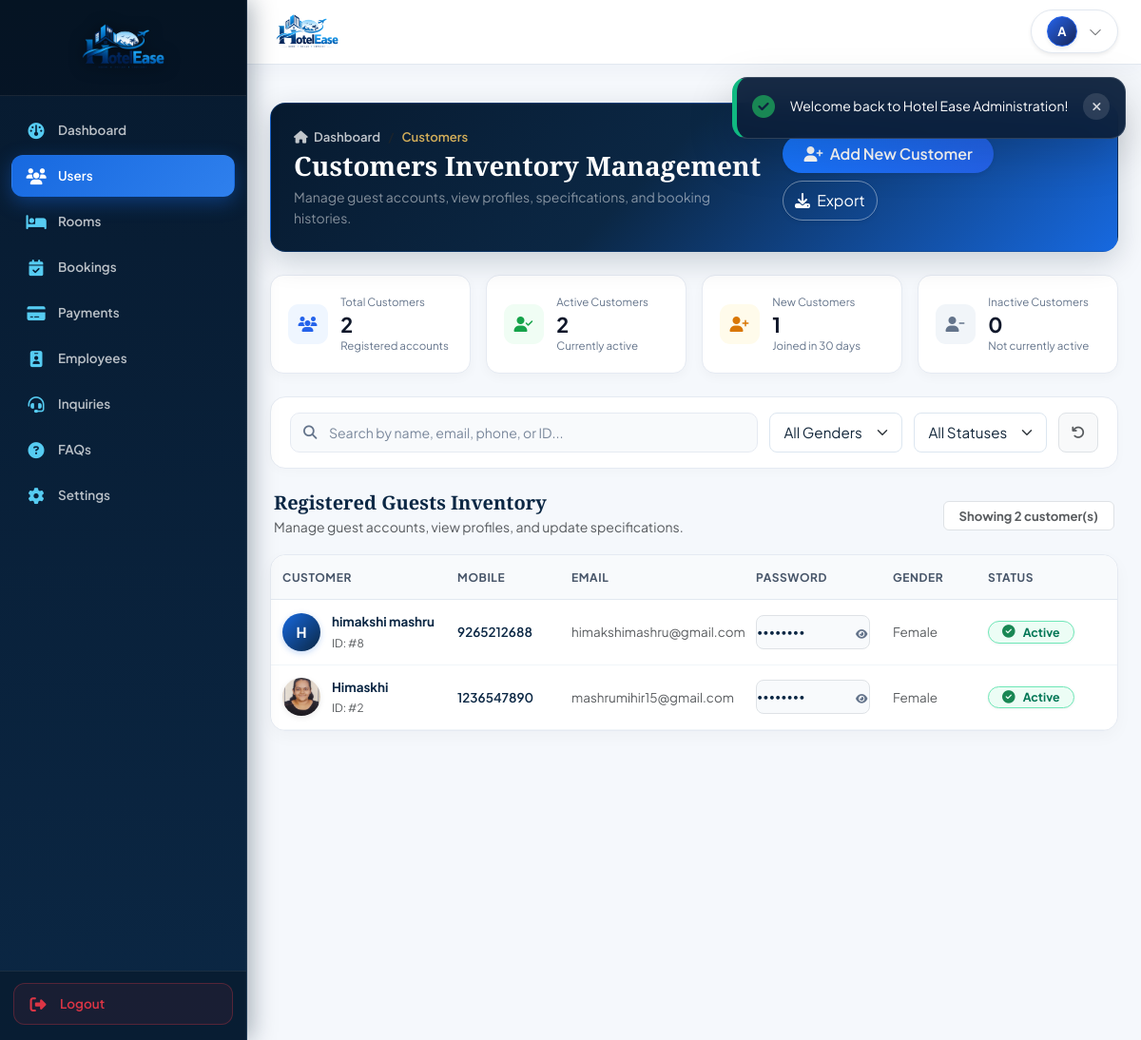
The page /admin/customers.php (signed in) on the database its author committed.
### tables this page shows
CREATE TABLE `customers` (
  `customer_id` int(11) NOT NULL,
  `name` varchar(150) NOT NULL,
  `gender` enum('Male','Female','Other') DEFAULT 'Male',
  `mobile` varchar(20) NOT NULL,
  `email` varchar(150) NOT NULL,
  `address` text DEFAULT NULL,
  `id_proof` varchar(100) DEFAULT NULL,
  `password` varchar(255) NOT NULL,
  `plain_password` varchar(150) DEFAULT NULL,
  `created_at` timestamp NOT NULL DEFAULT current_timestamp(),
  `profile_pic` varchar(255) DEFAULT NULL,
  `pref_language` varchar(10) DEFAULT 'en',
  `pref_currency` varchar(10) DEFAULT 'INR',
  `pref_timezone` varchar(50) DEFAULT 'Asia/Kolkata',
  `pref_date_format` varchar(20) DEFAULT 'DD/MM/YYYY',
  `save_booking_info` tinyint(1) DEFAULT 1,
  `show_recommended` tinyint(1) DEFAULT 1,
  `remember_room_type` tinyint(1) DEFAULT 1,
  `enable_personalized` tinyint(1) DEFAULT 1,
  `notif_email` tinyint(1) DEFAULT 1,
  `notif_reminders` tinyint(1) DEFAULT 1,
  `notif_offers` tinyint(1) DEFAULT 1,
  `notif_price_alerts` tinyint(1) DEFAULT 0,
  `theme_preference` varchar(20) DEFAULT 'light',
  `status` varchar(20) DEFAULT 'Active'
);

### admin/customers.php (the view, shortened to what the rows shown need)
<?php
$pdo = getDBConnection();
if ($pdo) {
    try {
        $pdo->exec("ALTER TABLE `customers` ADD COLUMN `profile_pic` VARCHAR(255) DEFAULT NULL");
    } catch (Exception $e) {
    }
    try {
        $pdo->exec("ALTER TABLE `customers` ADD COLUMN `status` VARCHAR(20) DEFAULT 'Active'");
    } catch (Exception $e) {
    }
}
$customers = [];
$customerBookings = [];
if ($pdo) {
    $stmt = $pdo->query("SELECT c.*, COUNT(b.booking_id) as total_stays FROM `customers` c LEFT JOIN `bookings` b ON c.customer_id = b.customer_id GROUP BY c.customer_id ORDER BY c.customer_id DESC");
    $customers = $stmt->fetchAll();
    $stmtBk = $pdo->query("SELECT b.booking_id, b.customer_id, b.check_in, b.check_out, b.booking_status, b.total_amount, r.room_no, rt.type_name FROM `bookings` b JOIN `rooms` r ON b.room_id = r.room_id JOIN `room_types` rt ON r.room_type_id = rt.room_type_id ORDER BY b.booking_id DESC");
    $allBookings = $stmtBk->fetchAll();
    foreach ($allBookings as $bk) {
        $customerBookings[$bk['customer_id']][] = $bk;
    }
}
?>
<?php require_once __DIR__ . '/../includes/header.php'; ?>
<link rel="stylesheet" href="/hotel_website/assets/css/admin-customers.css?v=<?php echo time(); ?>">
<main class="main-content">
<div class="container-fluid px-4 py-3">
    <div id="customerTableContainer" class="table-card mb-4">
        <div class="table-responsive d-none d-md-block">
            <table class="table table-customers align-middle mb-0 w-100">
                <thead>
                    <tr>
                        <th style="min-width: 200px;">Customer</th>
                        <th style="width: 130px; min-width: 130px;">Mobile</th>
                        <th style="min-width: 170px;">Email</th>
                        <th style="width: 130px; min-width: 130px;">Password</th>
                        <th style="width: 90px; min-width: 90px;">Gender</th>
                        <th style="width: 125px; min-width: 125px;">Status</th>
                        <th class="text-end" style="min-width: 175px; width: 175px;">Actions</th>
                    </tr>
                </thead>
                <tbody id="customerTableBody">
                    <?php if (!empty($customers)): ?>
                        <?php foreach ($customers as $c):
                            $cBookings = $customerBookings[$c['customer_id']] ?? [];
                            $cDataPayload = array_merge($c, ['bookings' => $cBookings]);
                            $jsonPayload = htmlspecialchars(json_encode($cDataPayload, JSON_HEX_APOS|JSON_HEX_QUOT|JSON_HEX_TAG|JSON_HEX_AMP), ENT_QUOTES, 'UTF-8');
                            $gender = $c['gender'] ?? 'Male';
                            $stVal = !empty($c['status']) ? $c['status'] : 'Active';
                        ?>
                            <tr class="customer-data-row"
                                data-customer="<?php echo $jsonPayload; ?>"
                                data-id="<?php echo $c['customer_id']; ?>"
                                data-name="<?php echo htmlspecialchars($c['name']); ?>"
                                data-email="<?php echo htmlspecialchars($c['email']); ?>"
                                data-phone="<?php echo htmlspecialchars($c['mobile']); ?>"
                                data-gender="<?php echo strtolower($gender); ?>"
                                data-status="<?php echo strtolower($stVal); ?>"
                                data-stays="<?php echo $c['total_stays']; ?>"
                                data-date="<?php echo date('Y-m-d', strtotime($c['created_at'])); ?>"
                                onclick="openCustomerDrawer(this)">
                                <td>
                                    <div class="d-flex align-items-center">
                                        <?php if (!empty($c['profile_pic'])): ?>
                                            <img src="<?php echo htmlspecialchars($c['profile_pic']); ?>" class="customer-avatar customer-photo-trigger" alt="Profile" data-src="<?php echo htmlspecialchars($c['profile_pic']); ?>" data-name="<?php echo htmlspecialchars($c['name']); ?>" data-initials="<?php echo strtoupper(substr($c['name'] ?? 'C', 0, 1)); ?>" onclick="event.stopPropagation(); triggerPhotoPreviewFromElem(this);" title="Click to view full profile photo">
                                        <?php else: ?>
                                            <div class="customer-avatar-initials customer-photo-trigger" data-name="<?php echo htmlspecialchars($c['name']); ?>" data-initials="<?php echo strtoupper(substr($c['name'] ?? 'C', 0, 1)); ?>" onclick="event.stopPropagation(); triggerPhotoPreviewFromElem(this);" title="Click to view full photo">
                                                <?php echo strtoupper(substr($c['name'] ?? 'C', 0, 1)); ?>
                                            </div>
                                        <?php endif; ?>
                                        <div class="flex-grow-1">
                                            <div class="fw-bold text-navy leading-snug"><?php echo htmlspecialchars($c['name']); ?></div>
                                            <small class="text-muted extra-small">ID: #<?php echo $c['customer_id']; ?></small>
                                        </div>
                                    </div>
                                </td>
                                <td class="text-nowrap fw-semibold text-navy">
                                    <?php echo htmlspecialchars($c['mobile']); ?>
                                </td>
                                <td>
                                    <span class="cell-truncate text-muted d-inline-block" style="max-width: 170px;" title="<?php echo htmlspecialchars($c['email']); ?>">
                                        <?php echo htmlspecialchars($c['email']); ?>
                                    </span>
                                </td>
                                <td class="text-nowrap" onclick="event.stopPropagation();">
                                    <div class="d-inline-flex align-items-center justify-content-between gap-1.5 bg-light px-2.5 py-1 rounded-3 border text-nowrap" style="min-width: 120px;">
                                        <span id="custPassText_<?php echo $c['customer_id']; ?>" class="font-mono text-navy font-semibold small" data-plain="<?php echo htmlspecialchars($c['plain_password'] ?? 'user123'); ?>">••••••••</span>
                                        <button type="button" class="btn btn-link p-0 text-muted hover-primary ms-1" onclick="event.stopPropagation(); toggleShowCustomerPassword(<?php echo $c['customer_id']; ?>)" title="Toggle Show Password">
                                            <i id="custPassIcon_<?php echo $c['customer_id']; ?>" class="fa-solid fa-eye extra-small-label"></i>
                                        </button>
                                    </div>
                                </td>
                                <td class="text-muted small">
                                    <?php echo htmlspecialchars($gender); ?>
                                </td>
                                <td class="text-nowrap" onclick="event.stopPropagation();">
                                    <button type="button"
                                            class="status-pill-btn <?php echo (strtolower($stVal) === 'inactive') ? 'status-pill-inactive' : 'status-pill-active'; ?> border-0 text-nowrap"
                                            onclick="event.stopPropagation(); toggleCustomerStatus(<?php echo $c['customer_id']; ?>, '<?php echo $stVal; ?>')"
                                            id="custStatusBadge_<?php echo $c['customer_id']; ?>"
                                            title="Click to toggle status"
                                            style="<?php echo (strtolower($stVal) === 'inactive') ? 'color: #334155 !important; background-color: #F1F5F9 !important; border: 1px solid #CBD5E1 !important; border-radius: 50px !important; padding: 4px 14px !important; font-weight: 700 !important; font-size: 0.78rem !important; display: inline-flex !important; align-items: center !important; gap: 4px !important; outline: none !important; cursor: pointer !important;' : 'color: #047857 !important; background-color: #ECFDF5 !important; border: 1px solid #6EE7B7 !important; border-radius: 50px !important; padding: 4px 14px !important; font-weight: 700 !important; font-size: 0.78rem !important; display: inline-flex !important; align-items: center !important; gap: 4px !important; outline: none !important; cursor: pointer !important;'; ?>">
                                        <i class="fa-solid <?php echo (strtolower($stVal) === 'inactive') ? 'fa-circle-xmark text-secondary' : 'fa-circle-check text-success'; ?> me-1" style="font-size: 0.85rem !important;"></i>
                                        <span style="color: inherit !important; font-weight: 700 !important; border: none !important; outline: none !important; background: transparent !important; padding: 0 !important; margin: 0 !important; display: inline !important;"><?php echo htmlspecialchars($stVal); ?></span>
                                    </button>
                                </td>
                                <td class="text-end text-nowrap" onclick="event.stopPropagation();">
                                    <div class="d-flex align-items-center justify-content-end gap-1.5">
                                    </div>
                                </td>
                            </tr>
                        <?php endforeach; ?>
                    <?php endif; ?>
                </tbody>
            </table>
        </div>
    </div>
</div>
</main>
<?php require_once __DIR__ . '/../includes/footer.php'; ?>

### rows shown on the page
customers: name "H", name "himakshi mashru", customer_id "8", mobile "9265212688", email "himakshimashru@gmail.com", gender "Female", status "Active"
customers: profile_pic (picture), name "Himaskhi", customer_id "2", mobile "1236547890", email "mashrumihir15@gmail.com", gender "Female", status "Active"

### other values the page prints
strip_tags($toast['message']) "Welcome back to Hotel Ease Administration!"
$totalCustomers "2"
$activeCustomers "2"
$newCustomers30D "1"
$inactiveCustomers "0"
count($customers) "2"
